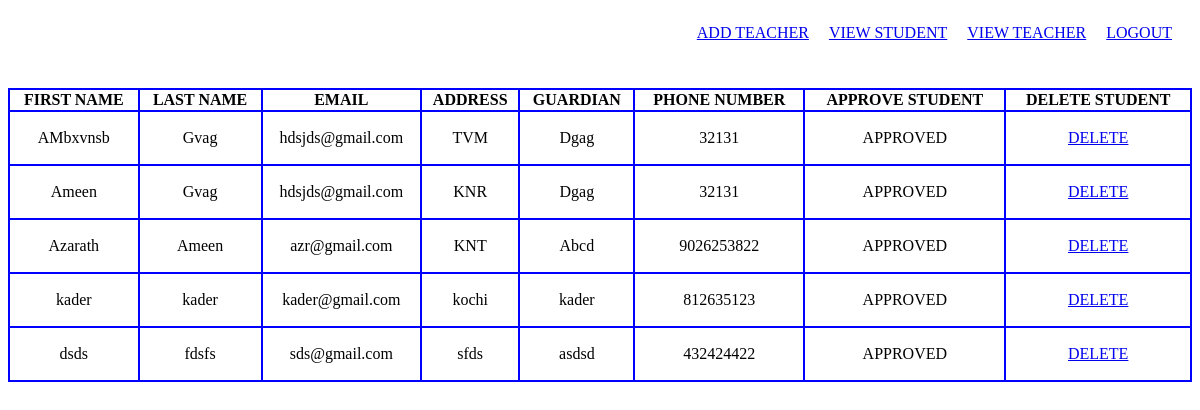
/adminviewstudent, run on the app's committed database.
### studentmanagementapp/models.py (models this page shows)
class Student(models.Model):
    student_id=models.ForeignKey(User,on_delete=models.CASCADE)
    address=models.CharField(max_length=255)
    phone_number=models.IntegerField()
    guardian=models.CharField(max_length=50)

class User(AbstractUser):
    usertype=models.CharField(max_length=50)

### studentmanagementapp/views.py (the view)
# urls.py: path("adminviewstudent",adminviewstudent),
def adminviewstudent(request):
    x=Student.objects.all()
    return render(request,"adminviewstudent.html",{"view":x})

### studentmanagementapp/templates/adminviewstudent.html (shortened to what this page needs)
<!DOCTYPE html>
<html lang="en">
<head>
</head>
<body>
    <nav >
        <div>
            <p><a href="/addteacher">ADD TEACHER</a></p>
            <p><a href="/adminviewstudent">VIEW STUDENT</a></p>
            <p><a href="/adminviewteacher">VIEW TEACHER</a></p>
            <p><a href="/logout">LOGOUT</a></p>
        </div>
    </nav>
    <table>
        <tr>
            <th>FIRST NAME</th>
            <th>LAST NAME</th>
            <th>EMAIL</th>
            <th>ADDRESS</th>
            <th>GUARDIAN</th>
            <th>PHONE NUMBER</th>
            <th>APPROVE STUDENT</th>
            <th>DELETE STUDENT</th>
        </tr>
        {% for i in view %}
        <tr>
            <td>{{i.student_id.first_name}}</td>
            <td>{{i.student_id.last_name}}</td>
            <td>{{i.student_id.email}}</td>
            <td>{{i.address}}</td>
            <td>{{i.guardian}}</td>
            <td>{{i.phone_number}}</td>
            <td>{% if i.student_id.is_active == 1 %}
               <p> APPROVED </p>
               {% else %}
                <a href="/approvestudent/{{i.student_id_id}}">APPROVE</a>
                {% endif %}
            </td>
            <td><a href="/admindeletestudent/{{i.student_id_id}}">DELETE</a></td>
        </tr>
        {% endfor %}
    </table>
</body>
</html>

### studentmanagementapp/templates/adminviewstudent.html (style rules this page uses)
table,td,th { border-collapse: collapse; border: 2px solid blue; }
table { width: 100%; }
td,th { text-align: center; }
nav { width: 100%; }
nav div { display: flex; float: right; margin-left: 20px; margin-bottom: 30px; }
nav p { margin-right: 20px; }

### data on the page
Student: student_id.first_name "AMbxvnsb", student_id.last_name "Gvag", student_id.email "hdsjds@gmail.com", address "TVM", guardian "Dgag", phone_number "32131", shows "APPROVED"
Student: student_id.first_name "Ameen", student_id.last_name "Gvag", student_id.email "hdsjds@gmail.com", address "KNR", guardian "Dgag", phone_number "32131", shows "APPROVED"
Student: student_id.first_name "Azarath", student_id.last_name "Ameen", student_id.email "azr@gmail.com", address "KNT", guardian "Abcd", phone_number "9026253822", shows "APPROVED"
Student: student_id.first_name "kader", student_id.last_name "kader", student_id.email "kader@gmail.com", address "kochi", guardian "kader", phone_number "812635123", shows "APPROVED"
Student: student_id.first_name "dsds", student_id.last_name "fdsfs", student_id.email "sds@gmail.com", address "sfds", guardian "asdsd", phone_number "432424422", shows "APPROVED"
